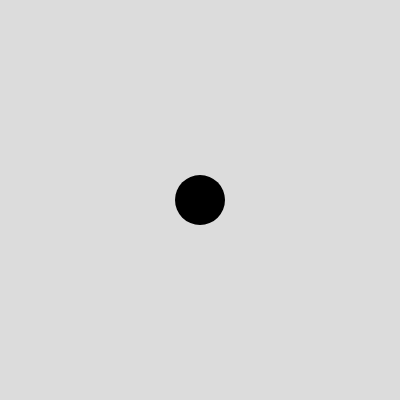
Frame 1 (no input)
Frame 60 (no input): identical to frame 1, image omitted
Frame 120 (the mouse pressed at the canvas centre since frame 60): identical to frame 1, image omitted

The p5.js sketch that drew this single still picture (run headless with seeded random() and noise() and a simulated clock; from frame 60 on, the mouse is pressed at the canvas centre):

// p5.js sketch
// ── sketch.js
function setup() {
    createCanvas(400, 400);
  }
  
  function draw() {
    background(220);
    fill(0);
    noStroke();
    translate(width/2, height/2);
    ellipse(0, 0, 50, 50);
  }
// ── style.css
html, body {
    margin: 0;
    padding: 0;
  }
  canvas {
    display: block;
  }
  
#defaultCanvas0{
    margin: auto;
}
